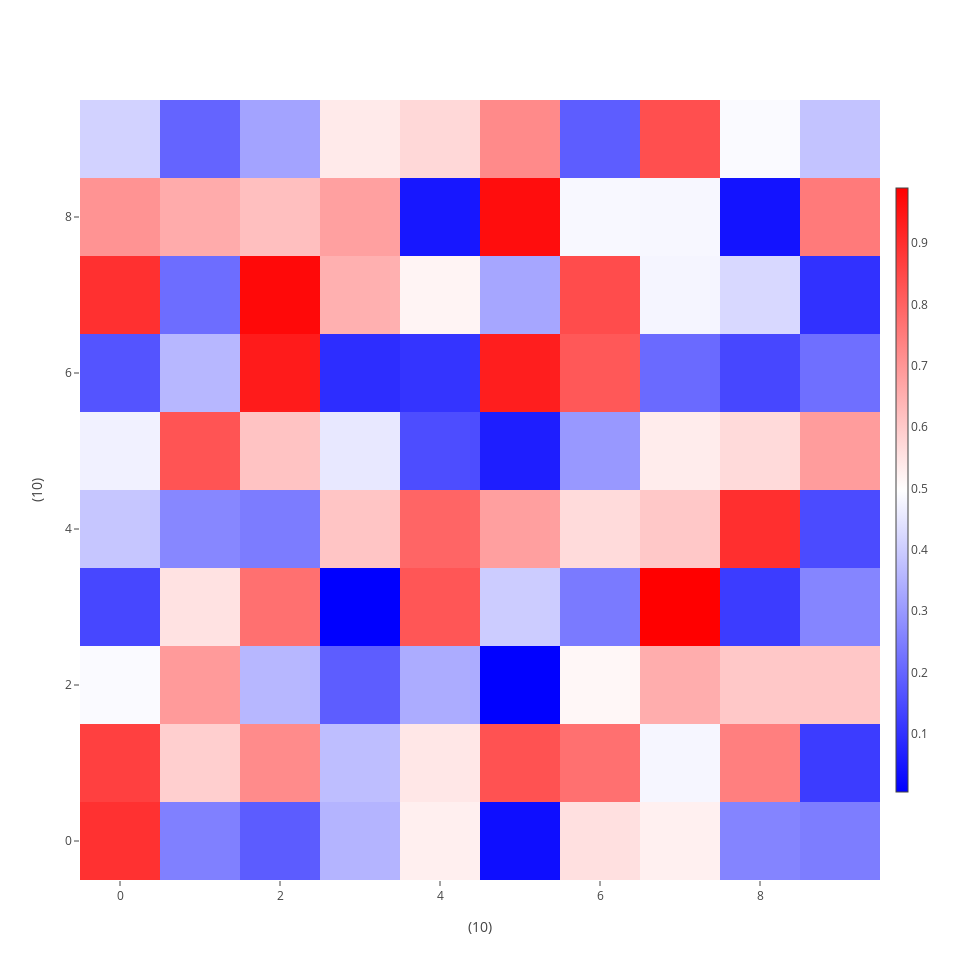

Notebook source saved alongside this figure:
### Markdown cell above
# Do stuff

### Code cell
data = np.random.random_sample(size=(10, 10))

ccal.plot_heat_map(data)

### Figure 1 — Plotly figure (JSON) as saved in the notebook; plotly's stock layout.template omitted (floating-point values rounded to 4 significant figures; data arrays with more than 128 entries replaced by an {"elided": "..."} marker saying what was removed)
{"data": [{"colorbar": {"len": 0.8, "thickness": 12, "x": 1.008}, "colorscale": {"elided": "256x2 mixed values"}, "type": "heatmap", "x": null, "y": null, "z": [[0.8954, 0.2522, 0.1826, 0.3537, 0.5288, 0.03207, 0.5571, 0.5271, 0.2602, 0.2458], [0.8661, 0.5899, 0.7221, 0.3712, 0.544, 0.832, 0.7747, 0.4793, 0.7444, 0.1211], [0.487, 0.6921, 0.3589, 0.1846, 0.3369, 0.007431, 0.5127, 0.6555, 0.6044, 0.6063], [0.1426, 0.5531, 0.7732, 0.005147, 0.8238, 0.3984, 0.2409, 0.99, 0.1216, 0.2619], [0.3877, 0.2654, 0.2452, 0.609, 0.7955, 0.6834, 0.5668, 0.6042, 0.8996, 0.1499], [0.4713, 0.8271, 0.6134, 0.453, 0.1546, 0.06245, 0.2983, 0.5335, 0.5692, 0.6882], [0.1679, 0.3583, 0.937, 0.09218, 0.1057, 0.9314, 0.8194, 0.2091, 0.142, 0.2201], [0.898, 0.2153, 0.973, 0.6495, 0.5179, 0.3256, 0.8426, 0.478, 0.4221, 0.09946], [0.7063, 0.6589, 0.6211, 0.6803, 0.04955, 0.9647, 0.4837, 0.4821, 0.04094, 0.7547], [0.411, 0.1986, 0.3207, 0.5379, 0.573, 0.7235, 0.1845, 0.8381, 0.4874, 0.3809]], "zmax": null, "zmin": null}], "layout": {"height": 960, "title": null, "width": 960, "xaxis": {"domain": [0, 1], "title": "(10)"}, "xaxis2": {"domain": [1, 1], "showgrid": false, "showticklabels": false, "ticks": "", "zeroline": false}, "yaxis": {"domain": [0, 1], "title": "(10)"}, "yaxis2": {"domain": [1, 1], "showgrid": false, "showticklabels": false, "ticks": "", "zeroline": false}}}
